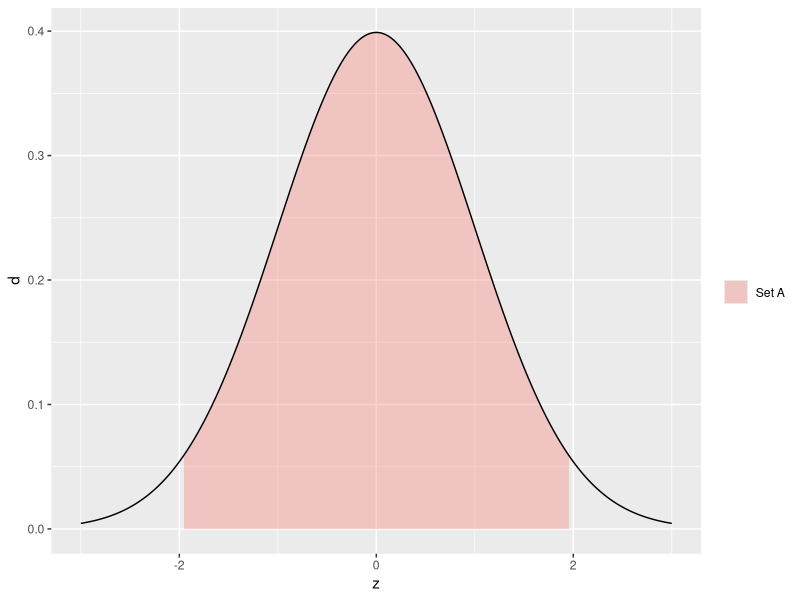
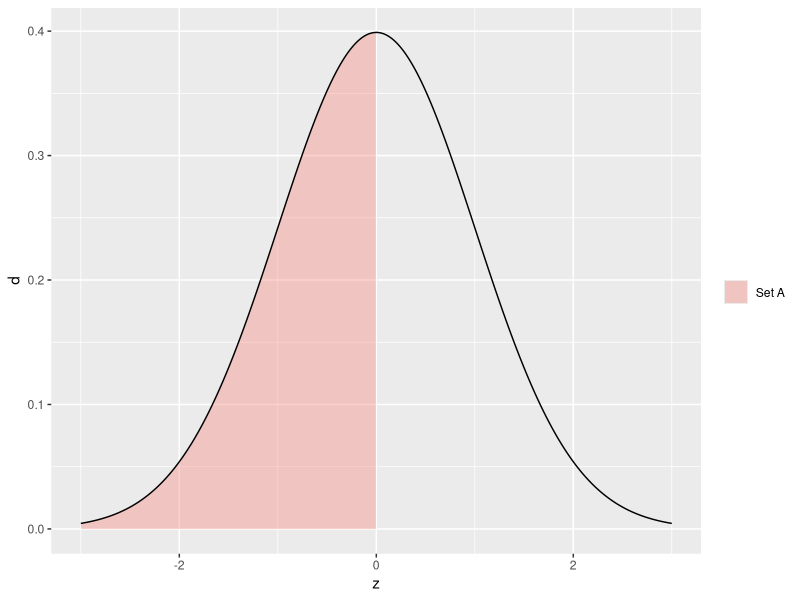
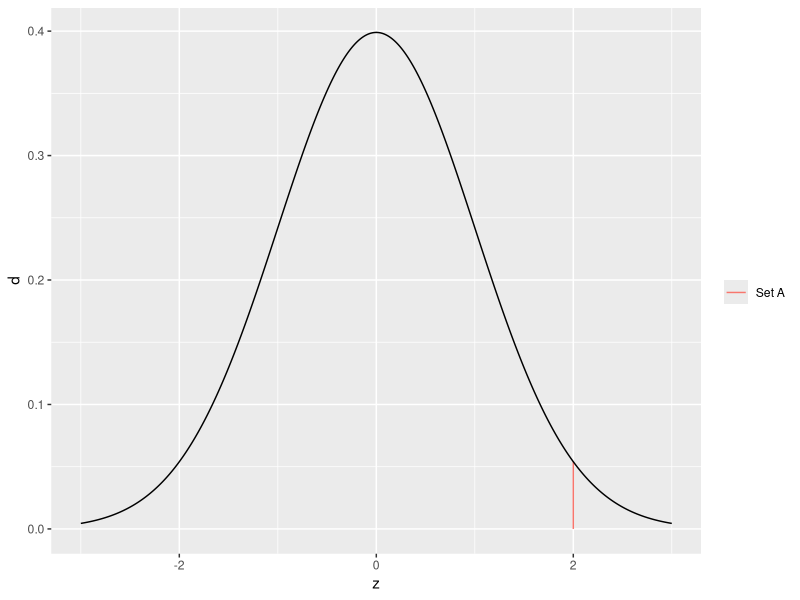
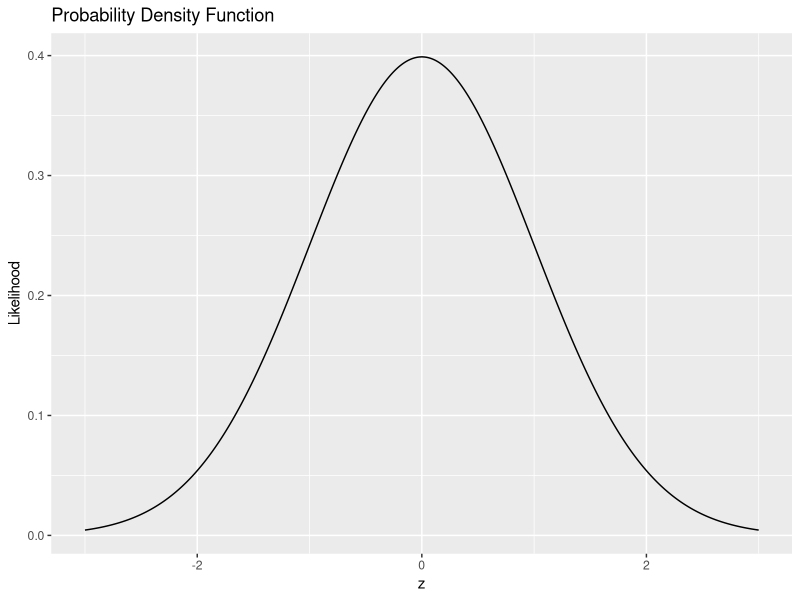
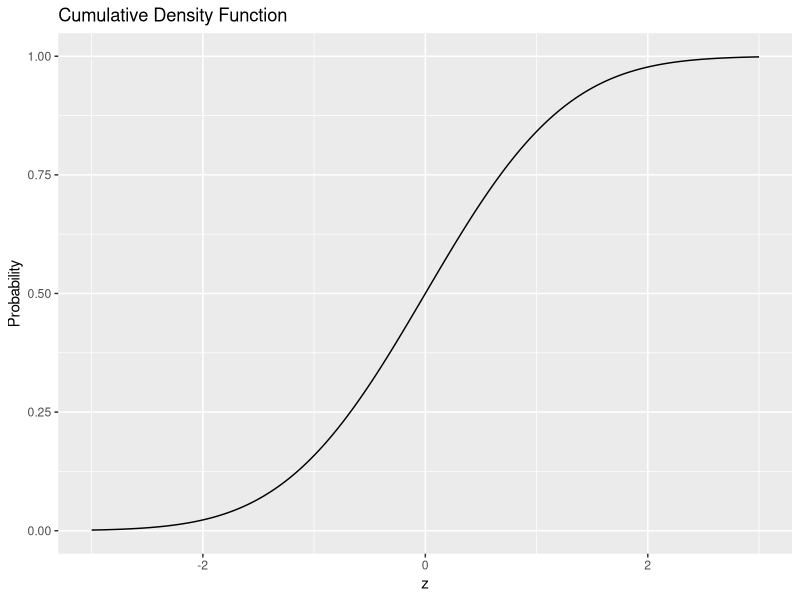

Generate these figures, in order, with R:
## ---- chunk 1
library(tidyverse)
## ---- chunk 2
## NOTE: No need to change this!
tibble(z = seq(-3, +3, length.out = 500)) %>%
  mutate(d = dnorm(z)) %>%
  ggplot(aes(z, d)) +
  geom_ribbon(
    data = . %>% filter(-1.96 <= z, z <= +1.96),
    aes(ymin = 0, ymax = d, fill = "Set A"),
    alpha = 1 / 3
  ) +
  geom_line() +
  scale_fill_discrete(name = "")
## ---- chunk 3
## NOTE: No need to change this!
df_z <- tibble(z = rnorm(100))

df_z %>%
  mutate(in_A = (-1.96 <= z) & (z <= +1.96)) %>%
  summarize(count_total = n(), count_A = sum(in_A), fr = mean(in_A))
## ---- chunk 4
## NOTE: No need to change this!
df_z <- tibble(z = rnorm(100))

## TODO: Compute `count_total`, `count_A`, and `fr`
df_z %>%
  mutate(in_A = z <= 0) %>%
  summarize(count_total = n(), count_A = sum(in_A), fr = mean(in_A))
## ---- chunk 5
## NOTE: No need to change this!
tibble(z = seq(-3, +3, length.out = 500)) %>%
  mutate(d = dnorm(z)) %>%
  ggplot(aes(z, d)) +
  geom_ribbon(
    data = . %>% filter(z <= 0),
    aes(ymin = 0, ymax = d, fill = "Set A"),
    alpha = 1 / 3
  ) +
  geom_line() +
  scale_fill_discrete(name = "")
## ---- chunk 6
## NOTE: No need to change this!
map_dfr(
  c(10, 100, 1000, 1e4),
  function(n_samples) {
    tibble(
      z = rnorm(n = n_samples),
      n = n_samples
    ) %>%
      mutate(in_A = (z <= 0)) %>%
      summarize(count_total = n(), count_A = sum(in_A), fr = mean(in_A))
  }
)
## ---- chunk 7
## TASK: Modify the code below
map_dfr(
  c(10, 100, 1000, 1e4),
  function(n_samples) {
    tibble(
      z = rnorm(n = n_samples),
      n = n_samples
    ) %>%
      mutate(in_A = ((-1.96 <= z) & (z <= 1.96))) %>%
      summarize(count_total = n(), count_A = sum(in_A), fr = mean(in_A))
  }
)
## ---- chunk 8
## TASK: Modify the code below
map_dfr(
  c(10, 100, 1000, 1e4),
  function(n_samples) {
    tibble(
      z = rnorm(n = n_samples),
      n = n_samples
    ) %>%
      mutate(in_A = (z == 2)) %>%
      summarize(count_total = n(), count_A = sum(in_A), fr = mean(in_A))
  }
)
## ---- chunk 9
## NOTE: No need to change this!
tibble(z = seq(-3, +3, length.out = 500)) %>%
  mutate(d = dnorm(z)) %>%
  ggplot(aes(z, d)) +
  geom_segment(
    data = tibble(z = 2, d = dnorm(2)),
    mapping = aes(z, 0, xend = 2, yend = d, color = "Set A")
  ) +
  geom_line() +
  scale_color_discrete(name = "")
## ---- chunk 10
tibble(z = seq(-3, +3, length.out = 1000)) %>%
  mutate(d = dnorm(z)) %>%

  ggplot(aes(z, d)) +
  geom_line() +
  labs(
    x = "z",
    y = "Likelihood",
    title = "Probability Density Function"
  )
## ---- chunk 11
tibble(z = seq(-3, +3, length.out = 1000)) %>%
  mutate(p = pnorm(z)) %>%

  ggplot(aes(z, p)) +
  geom_line() +
  labs(
    x = "z",
    y = "Probability",
    title = "Cumulative Density Function"
  )
## ---- chunk 12
## TASK: Compute the probability that Z <= 0, assign to p0
p0 <- pnorm(q = 0, mean = 0, sd = 1)
p0
## ---- chunk 13
## NOTE: No need to change this
assertthat::assert_that(p0 == 0.5)
print("Nice!")
## ---- chunk 14
## TASK: Compute the probability that -1.96 <= Z <= +1.96, assign to pI
pI <- pnorm(1.96, mean = 0, sd = 1) - pnorm(-1.96, mean = 0, sd = 1)
pI
## ---- chunk 15
## NOTE: No need to change this
assertthat::assert_that(abs(pI - 0.95) < 1e-3)
print("Nice!")
